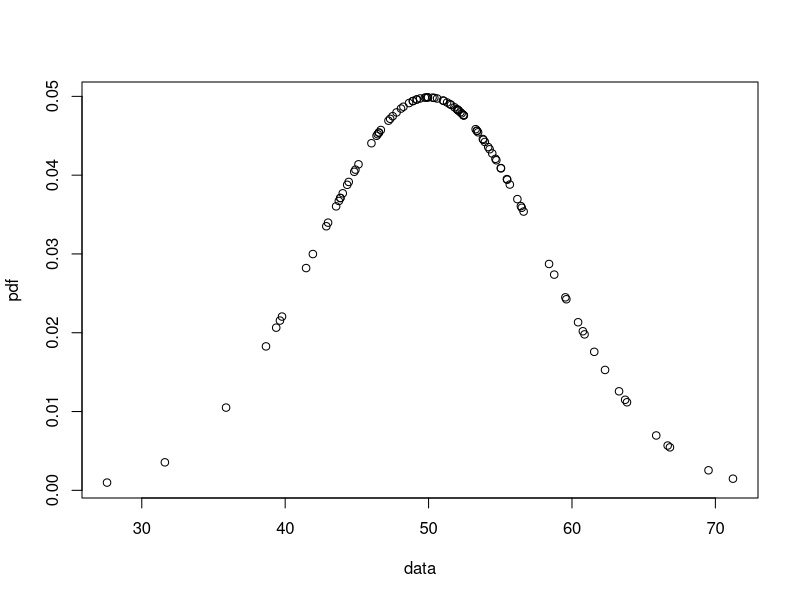

This figure's R source: (Note: this script raises an error after producing the figure.)
n <- 100
mean <- 50
sd <- 8
data <- rnorm(n, mean, sd)

#6a
avg <- mean(data) 
x1 <- floor(avg)
x2 <- ceiling(avg)
#plot data random distribusi normal
pdf <- dnorm(data, mean, sd)
plot(data, pdf)

#menemukan comulative distriibution function (cdf) untuk nilai x, (X1 < x <X2)
x1_pnorm <- pnorm(x1, mean, sd)
x2_pnorm <- pnorm(x2, mean, sd)
x_pnorm <- x2_pnorm - x1_pnorm
#nilai CDF X
x_pnorm

#z_score dari x
Zx <- (x - mean)/sd
Zx
#plot dari Z_socre dari x
plot(Zx, dnorm(Zx, 0, 1), type = "l")

#6b
hist(data,breaks = 50, main = '5025201171_Muhammad Yunus_Probstat_B_DNhistogram')

#6c
#rataan
rataan <- mean
rataan
#varians
varians <- sd^2
varians
